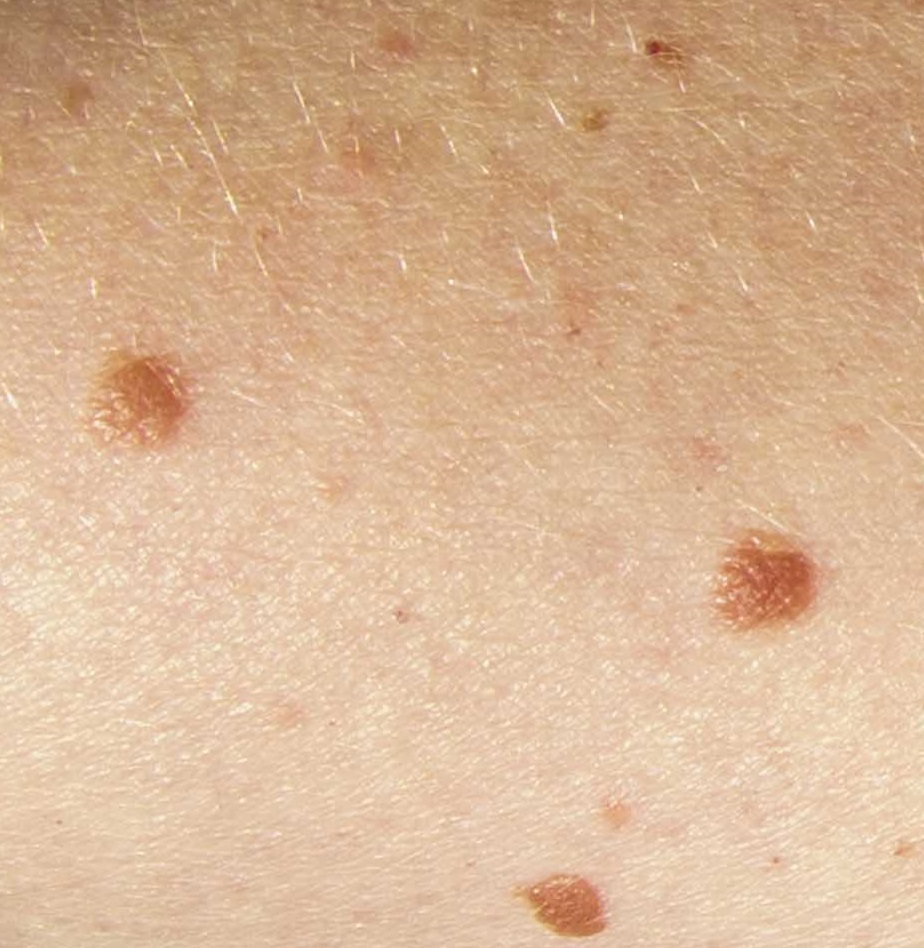
#> input picture smallArm.jpg, 924 x 948 px, found by its file name
$ python match.py   (Python 2 division)
#> lines starting #> are read from the running program, lines starting #| are printed output that depends on the picture
#> further down, searchImage is the input picture: PIL image 924x948 RGB; mean R, G, B 216.9, 181.2, 148.8
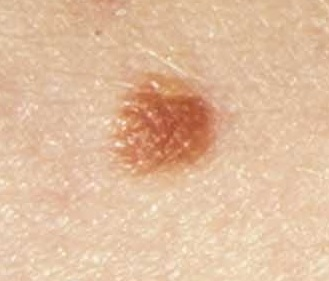
#> input picture sample.jpg, 329 x 281 px, found by its file name
#> further down, templateImage is the input picture: PIL image 329x281 RGB; mean R, G, B 224.8, 189.1, 158.7
from PIL import Image
from PIL import ImageChops
import numpy

def matchTemplate(searchImage, templateImage):

	searchImage = searchImage.convert(mode="L")
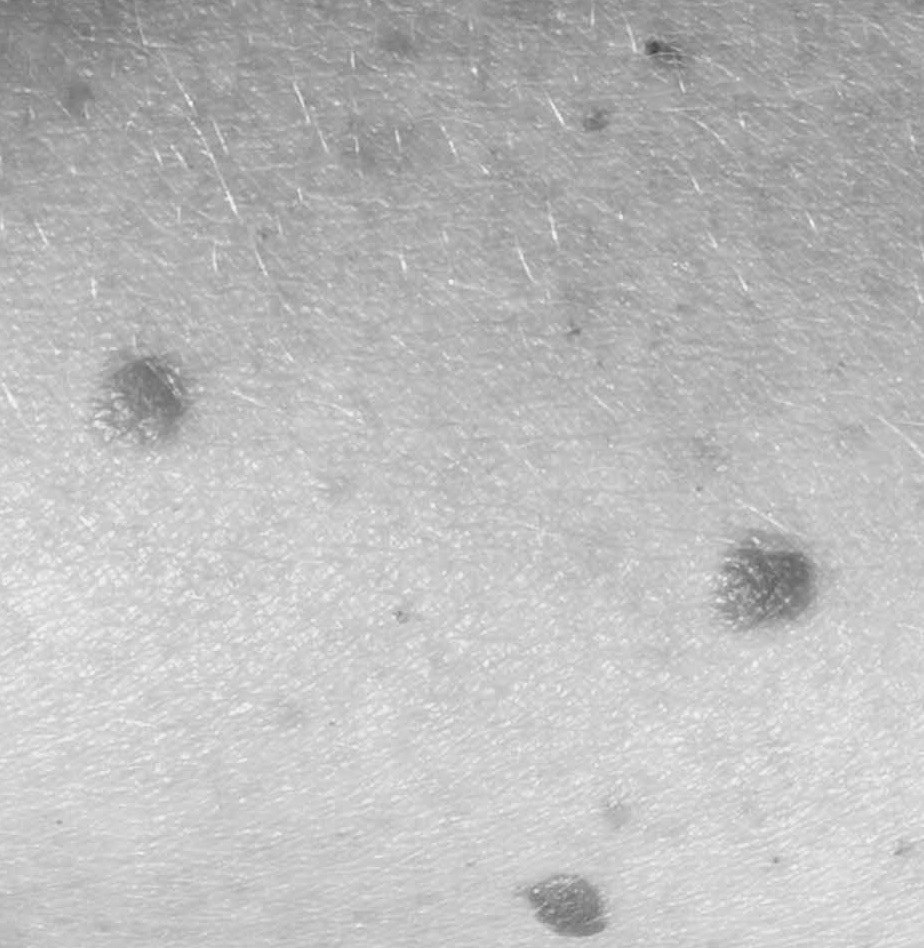
#> searchImage: PIL image 924x948 L; min 57, max 245, mean 188.2
	templateImage = templateImage.convert(mode="L")
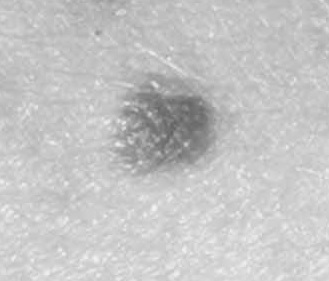
#> templateImage: PIL image 329x281 L; min 97, max 243, mean 196.3
	searchWidth, searchHeight = searchImage.size
#> searchWidth = 924; searchHeight = 948
	templateWidth, templateHeight = templateImage.size
#> templateWidth = 329; templateHeight = 281
	templateMask = Image.new(mode="L", size=templateImage.size, color=1)
#> templateMask: PIL image 329x281 L; every value is 1
	score= numpy.zeros(1680*948).reshape(1680, 948)

	for xs in range(searchWidth-templateWidth+1):
		for ys in range(searchHeight-templateHeight+1):

			searchCrop = searchImage.crop((xs,ys,xs+templateWidth,ys+templateHeight))
			diff = ImageChops.difference(templateImage, searchCrop)
			notequal = ImageChops.darker(diff,templateMask)
			countnotequal = numpy.sum(notequal.getdata())
			score[xs,ys] = countnotequal
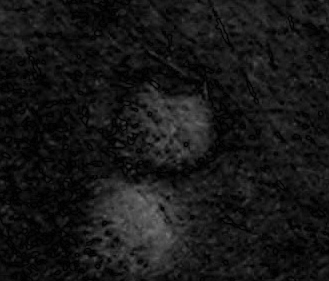
#> diff: PIL image 329x281 L; min 0, max 119, mean 23
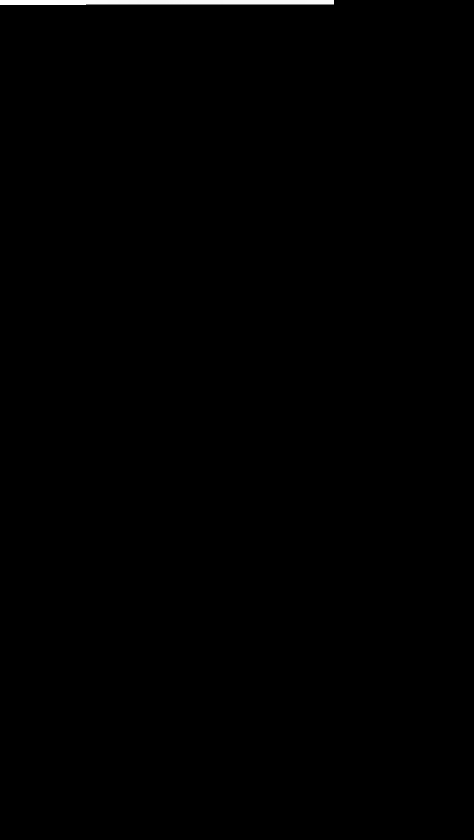
#> score: shape (1680, 948) float64 (shown at 1/2 size); min 0, max 92311, mean 352.4; drawn with min black and max white

	print score


	score.save("C:/Users/Kiarash/Dropbox/Git/defeatMoles/ans2.jpg")

searchImage = Image.open("C:/Users/Kiarash/Dropbox/Git/defeatMoles/smallArm.jpg")
templateImage = Image.open("C:/Users/Kiarash/Dropbox/Git/defeatMoles/sample.jpg")

#> (the run stopped early here; a loop or call above may not have finished)
